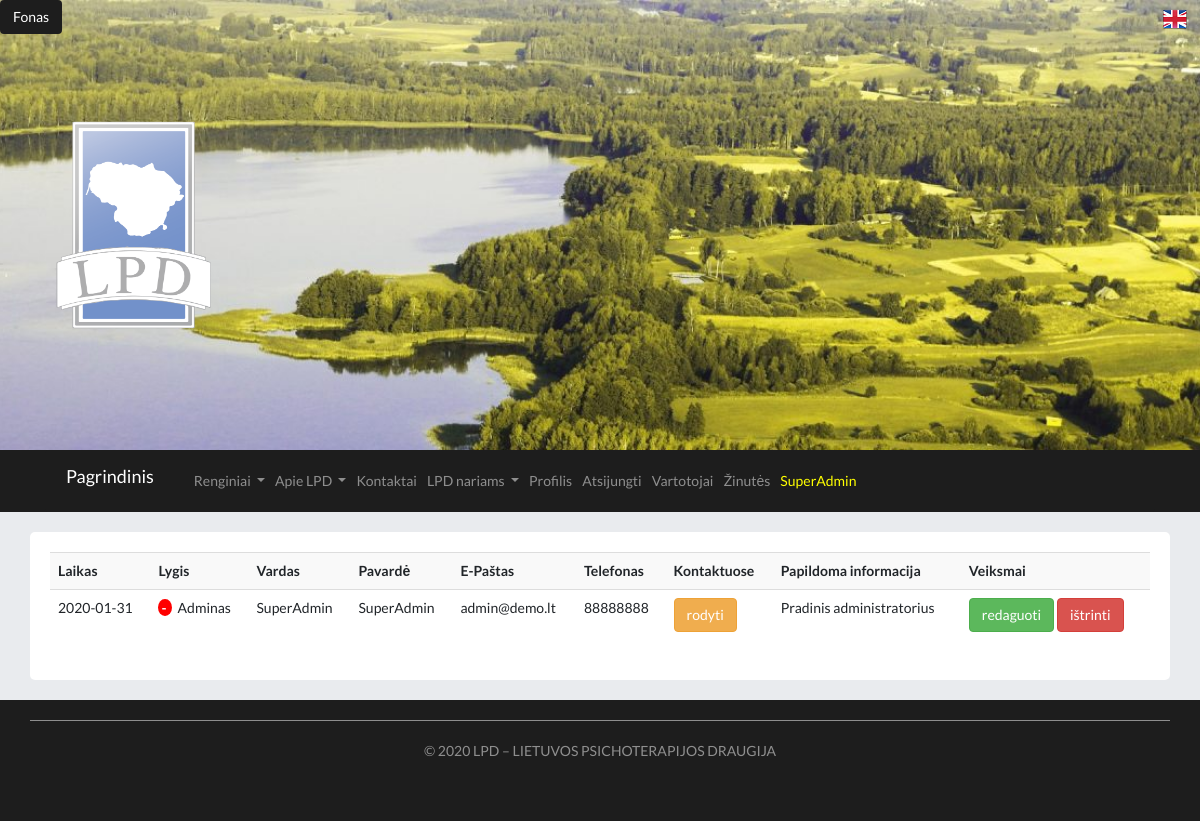
The app's page /vartotojai/ (signed in), older data.
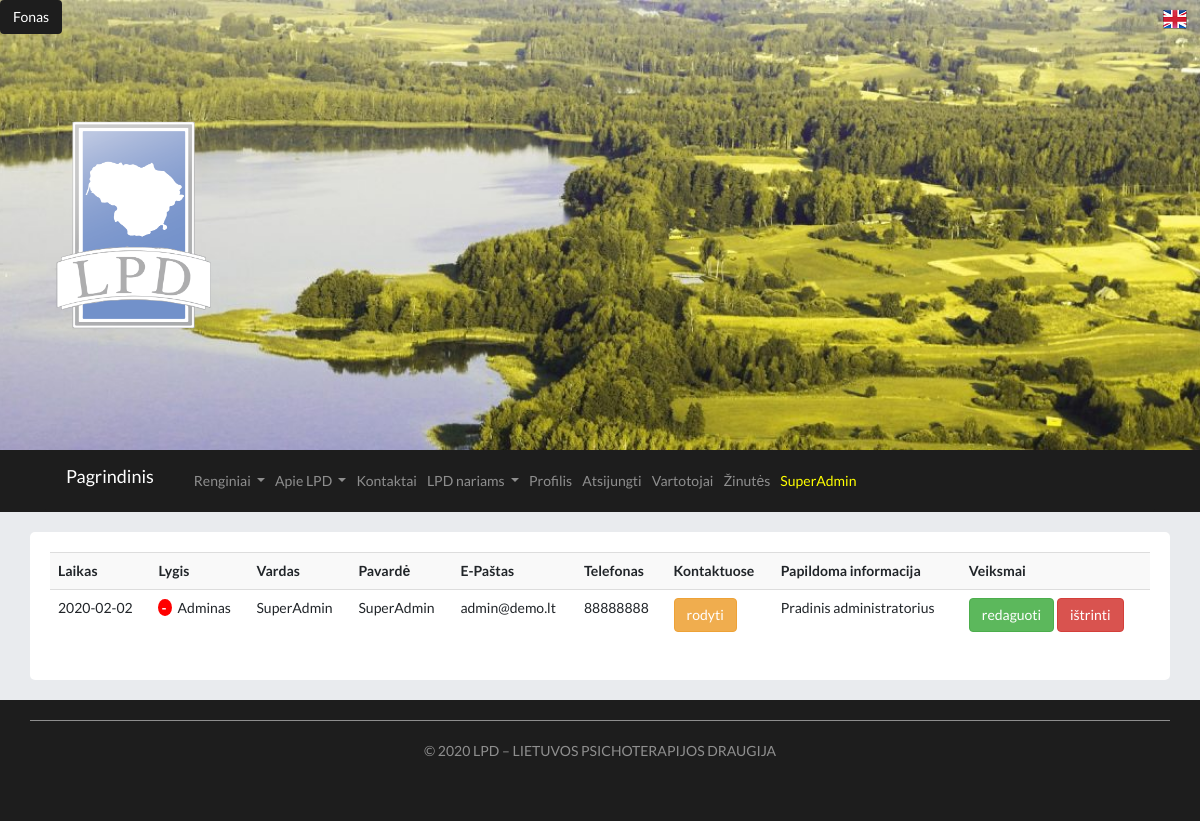
The same page, newer data.
### main.py (models this page shows)
class User(db.Model):
	id = db.Column(db.Integer, primary_key=True)
	date_created = db.Column(db.DateTime, default=datetime.utcnow)
	name = db.Column(db.String(200), nullable=False)
	surname = db.Column(db.String(200), nullable=False)
	phone = db.Column(db.String(200), default="")
	email = db.Column(db.String(200), nullable=False)
	lvl = db.Column(db.Integer, default=0)
	password = db.Column(db.String(200), nullable=False)
	image = db.Column(db.String(300), default="")
	info = db.Column(db.String(1000), default="")
	info_en = db.Column(db.String(1000), default="")
	show = db.Column(db.String(10), default="False")
	confirmed = db.Column(db.String(10), default="False")
	session_token = db.Column(db.String, default="")
	lang = db.Column(db.String, default="LT")

### main.py (the view)
@app.route("/vartotojai/", methods=["POST","GET"])
def control_users():
	users = reversed(User.query.order_by(User.date_created).all())
	return render_template("vartotojai.html", users=users, current_user=current_user(), bg_img=get_bg_img())

### main.py (called while the page is built)
def get_bg_img():
	try:
		data = Topimg.query.get_or_404(1)
		img = data.name
	except:
		img = "../" + app.config['UPLOAD_BACKGROUND'] + DEFAULT_IMG
	return img

def current_user():
	email = request.cookies.get("current-user-email")
	current_user = User.query.filter_by(email=email).first()
	if current_user == None:
		current_user = guest_user()
	current_user.lang = request.cookies.get("current-user-lang")
	return current_user

### templates/vartotojai.html (shortened to what this page needs)
{% extends "base.html" %}
{% block page%}
	<div class = "row justify-content-lg-center">
		<div class = "col-lg-12 page">
		{% if current_user.lvl == 2 %}
		<table class="table table-striped">
			<tr>
				<th scope="col">{% if current_user.lang == "LT" %} Laikas {% else %} Time {% endif %}</th>
				<th scope="col">{% if current_user.lang == "LT" %} Lygis {% else %} Level {% endif %}</th>
				<th scope="col">{% if current_user.lang == "LT" %} Vardas {% else %} Name {% endif %}</th>
				<th scope="col">{% if current_user.lang == "LT" %} Pavardė {% else %} Surname {% endif %}</th>
				<th scope="col">{% if current_user.lang == "LT" %} E-Paštas {% else %} Email {% endif %}</th>
				<th scope="col">{% if current_user.lang == "LT" %} Telefonas {% else %} Phone {% endif %}</th>
				<th scope="col">{% if current_user.lang == "LT" %} Kontaktuose {% else %} In contacts {% endif %}</th>
				<th scope="col">{% if current_user.lang == "LT" %} Papildoma informacija {% else %} additional information {% endif %}</th>
				<th scope="col">{% if current_user.lang == "LT" %} Veiksmai {% else %} Actions {% endif %}</th>
			</tr>
			{% for user in users %}
				<tr>
				{% set date = user.date_created.strftime('%Y-%m-%d') %}
					<td>{{date}}</td>
					<td>
						{% if user.confirmed == "True" and user.lvl > 0%}
							<a href="/down_user/{{user.id}}" class="mini_btn bg_red"> <b> - </b> </a>
						{% endif %}
							{% if user.lvl == 0 %}
								{% if current_user.lang == "LT" %} Svečias {% else %} Guest {% endif %}
							{% elif user.lvl == 1 %}
								{% if current_user.lang == "LT" %} Narys {% else %} Member {% endif %}
							{% elif user.lvl == 2 %}
								{% if current_user.lang == "LT" %} Adminas {% else %} Admin {% endif %}
							{% endif %}
					</td>
					<td>{{user.name}}</td>
					<td>{{user.surname}}</td>
					<td>{{user.email}}</td>
					<td>{{user.phone}}</td>
					<td>
						{% if user.confirmed == "True" %}
								{% if user.show == "False" %}
									<a href="/show_user/{{user.id}}" class="btn btn-warning">  {% if current_user.lang == "LT" %} rodyti {% else %} show {% endif %}</a>
								{% else %}
									<a href="/show_user/{{user.id}}" class="btn btn-dark"> {% if current_user.lang == "LT" %} slėpti {% else %} hide {% endif %} </a>
								{% endif %}
						{% else %}
								<p> nepatvirtinta</p>
						{% endif %}
					</td>
					<td>{{user.info}}</td>
					<td>
						<a href="/edit_user/{{user.id}}" class="btn btn-success">  {% if current_user.lang == "LT" %} redaguoti {% else %} edit {% endif %}</a>
						<a href="/delete_user/{{user.id}}" class="btn btn-danger"> {% if current_user.lang == "LT" %} ištrinti {% else %} delete {% endif %} </a>
					</td>
				</tr>
			{% endfor %}
		</table>
		{% else %}
		error 404
		{% endif %}
		</div>
	</div>
{% endblock %}

### templates/base.html (shortened to what this page needs)
<!DOCTYPE html>
<html lang="en-US">
<head>
	<link href="https://stackpath.bootstrapcdn.com/bootstrap/4.4.1/css/bootstrap.min.css" rel="stylesheet">
	<link href="https://stackpath.bootstrapcdn.com/font-awesome/4.7.0/css/font-awesome.min.css" rel="stylesheet">
	<link href="//netdna.bootstrapcdn.com/bootstrap/3.2.0/css/bootstrap.min.css" rel="stylesheet" id="bootstrap-css">
	<link rel="stylesheet" href="../static/css/style.css">
</head>
<body>
	{% if current_user.lang == "LT" %}
		<a href="/change_lang/" class="btn pull-right"> <img src="../static/img/EN.png"></a>
	{% else %}
		<a href="/change_lang/" class="btn pull-right"> <img src="../static/img/LT.png"></a>
	{% endif %}
	 {% if current_user.lvl == 2 %}
		<a href="/top_image/" class="btn btn-dark pull-left bg_dark">{% if current_user.lang == "LT" %} Fonas {% else %} Background {% endif %}</a>
	{% endif %}
<div class= "top-image" style="background-image: url({{bg_img}});">
		<div class="container">
			<div class="blog-logoa">
				<a href="/" title="LPTD - Lietuvos Psichoterapijos Draugija" rel="home">
					<img src="../static/img/ICON-PNG.png" alt= "LPD - Lietuvos Psichoterapijos Draugija">
				</a>
			</div>
		</div>
</div>
<div class = " bg_dark ">
<div class = "container">
<nav class="navbar navbar-expand-md navbar-dark bg_dark ">
	{% if current_user.lang == "LT" %}
		<a class="navbar-brand" href="/"> Pagrindinis</a>
	{% else %}
		<a class="navbar-brand" href="/"> Main</a>
	{% endif %}
  <div class="collapse navbar-collapse bg_dark" id="navbarNavDropdown">
    <ul class="navbar-nav">
      <li class="nav-item dropdown ">
        <a class="nav-link dropdown-toggle" href="#" id="navbarDropdownMenuLink" role="button" data-toggle="dropdown" aria-haspopup="true" aria-expanded="false">
        {% if current_user.lang == "LT" %} Renginiai {% else %} Events {% endif %}
        </a>
      </li>
	  <li class="nav-item dropdown ">
        <a class="nav-link dropdown-toggle" href="#" id="navbarDropdownMenuLink" role="button" data-toggle="dropdown" aria-haspopup="true" aria-expanded="false">
           {% if current_user.lang == "LT" %} Apie LPD {% else %} About LPD {% endif %}
        </a>
      </li>
	  <li class="nav-item">
        <a class="nav-link" href="/kontaktai/"> {% if current_user.lang == "LT" %} Kontaktai {% else %} Contacts {% endif %}</a>
      </li>
	  {% if current_user.lvl > 0 %}
      <li class="nav-item dropdown ">
        <a class="nav-link dropdown-toggle" href="#" id="navbarDropdownMenuLink" role="button" data-toggle="dropdown" aria-haspopup="true" aria-expanded="false">
           {% if current_user.lang == "LT" %} LPD nariams {% else %} For LPD members {% endif %}
        </a>
      </li>
	  {% endif %}
	  {% if current_user.lvl > 0 or current_user.name|length > 1 %}
	  <li class="nav-item"><a class="nav-link" href="/edit_user/{{current_user.id}}">{% if current_user.lang == "LT" %} Profilis {% else %} Profile {% endif %}</a></li>
	  <li class="nav-item"><a class="nav-link" href="/logout/">{% if current_user.lang == "LT" %} Atsijungti {% else %} Log out {% endif %}</a></li>
	  {% endif %}
	  {% if current_user.lvl == 2 %}
	  <li class="nav-item"><a class="nav-link" href="/vartotojai/">{% if current_user.lang == "LT" %} Vartotojai {% else %} Users {% endif %}</a></li>
	  <li class="nav-item"><a class="nav-link" href="/sms/">{% if current_user.lang == "LT" %} Žinutės {% else %} Messages {% endif %}</a></li>
	  {% endif %}
	  {% if current_user.name|length > 0 %}
	   <li class="nav-item"><a class="nav-link" href="#" style="color:yellow">{{current_user.name}}</a></li>
	  {% endif %}
    </ul>
  </div>
</nav>
</div>
</div>
<div class="container ">
{% block page%}{% endblock %}
</div>
<div class="bg_dark footer-copyright text-center footer">
	<div class="container">
			{% if current_user.lang == "LT" %}
			<p> © 2020 LPD – <a href="/">LIETUVOS PSICHOTERAPIJOS DRAUGIJA</a>  </p>
			{% else %}
			<p> © 2020 LPD – <a href="/">LITHUANIAN PSYCHOTHERAPY FRIENDSHIP</a>  </p>
			{% endif %}
	</div>
</div>
</body>
</html>

Row changes from the older to the newer data that the page shows:
changed User "SuperAdmin": date_created "2020-01-31" → "2020-02-02"
